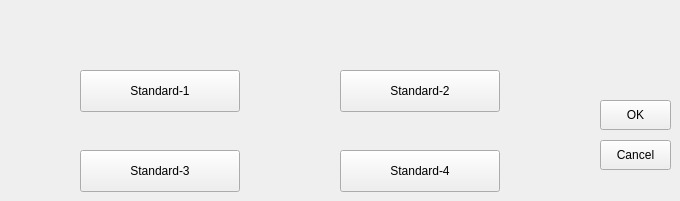
            <widget class="QWidget" name="tab_23">
             <attribute name="title">
              <string>Calibration Process</string>
             </attribute>
             <widget class="QPushButton" name="pushButton_97">
              <property name="geometry">
               <rect>
                <x>600</x>
                <y>140</y>
                <width>71</width>
                <height>30</height>
               </rect>
              </property>
              <property name="text">
               <string>Cancel</string>
              </property>
             </widget>
             <widget class="QPushButton" name="pushButton_98">
              <property name="geometry">
               <rect>
                <x>340</x>
                <y>150</y>
                <width>160</width>
                <height>42</height>
               </rect>
              </property>
              <property name="text">
               <string>Standard-4</string>
              </property>
             </widget>
             <widget class="QPushButton" name="pushButton_99">
              <property name="geometry">
               <rect>
                <x>80</x>
                <y>70</y>
                <width>160</width>
                <height>42</height>
               </rect>
              </property>
              <property name="text">
               <string>Standard-1</string>
              </property>
             </widget>
             <widget class="QPushButton" name="pushButton_100">
              <property name="geometry">
               <rect>
                <x>600</x>
                <y>100</y>
                <width>71</width>
                <height>30</height>
               </rect>
              </property>
              <property name="text">
               <string>OK</string>
              </property>
             </widget>
             <widget class="QPushButton" name="pushButton_101">
              <property name="geometry">
               <rect>
                <x>80</x>
                <y>150</y>
                <width>160</width>
                <height>42</height>
               </rect>
              </property>
              <property name="text">
               <string>Standard-3</string>
              </property>
             </widget>
             <widget class="QPushButton" name="pushButton_102">
              <property name="geometry">
               <rect>
                <x>340</x>
                <y>70</y>
                <width>160</width>
                <height>42</height>
               </rect>
              </property>
              <property name="text">
               <string>Standard-2</string>
              </property>
             </widget>
            </widget>
